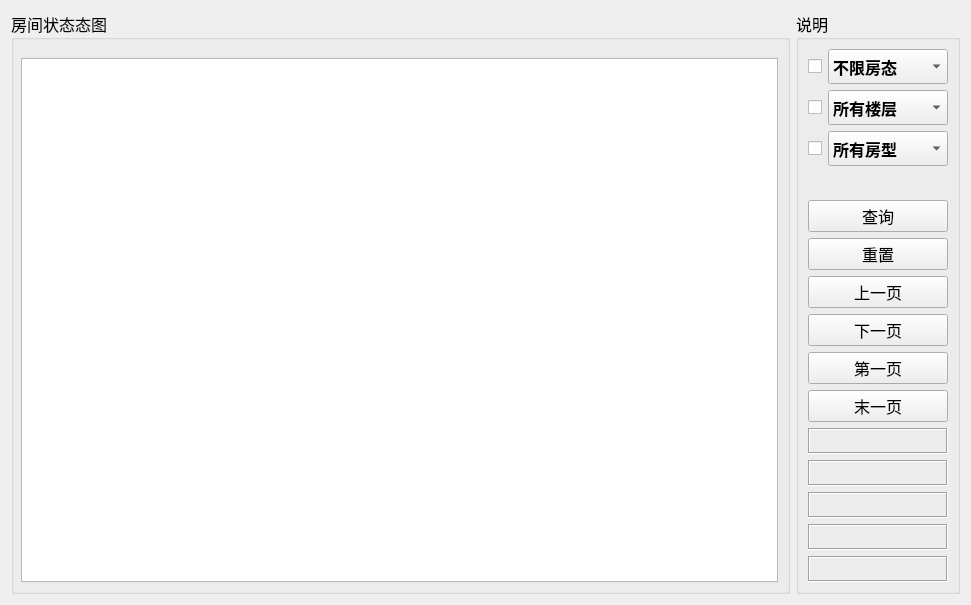
<?xml version="1.0" encoding="UTF-8"?>
<ui version="4.0">
 <class>promanage</class>
 <widget class="QWidget" name="promanage">
  <property name="geometry">
   <rect>
    <x>0</x>
    <y>0</y>
    <width>971</width>
    <height>605</height>
   </rect>
  </property>
  <property name="windowTitle">
   <string>Form</string>
  </property>
  <layout class="QHBoxLayout" name="horizontalLayout_9">
   <item>
    <layout class="QHBoxLayout" name="horizontalLayout_5">
     <item>
      <layout class="QVBoxLayout" name="verticalLayout_3">
       <item>
        <widget class="QGroupBox" name="groupBox">
         <property name="font">
          <font>
           <family>楷体</family>
           <pointsize>12</pointsize>
          </font>
         </property>
         <property name="title">
          <string>房间状态态图</string>
         </property>
         <layout class="QHBoxLayout" name="horizontalLayout_4">
          <property name="leftMargin">
           <number>7</number>
          </property>
          <property name="topMargin">
           <number>18</number>
          </property>
          <item>
           <widget class="QTableView" name="tableMain">
            <attribute name="verticalHeaderDefaultSectionSize">
             <number>30</number>
            </attribute>
            <attribute name="verticalHeaderMinimumSectionSize">
             <number>20</number>
            </attribute>
           </widget>
          </item>
         </layout>
        </widget>
       </item>
      </layout>
     </item>
     <item>
      <widget class="QGroupBox" name="groupBox_2">
       <property name="minimumSize">
        <size>
         <width>130</width>
         <height>0</height>
        </size>
       </property>
       <property name="font">
        <font>
         <family>楷体</family>
         <pointsize>12</pointsize>
        </font>
       </property>
       <property name="title">
        <string>说明</string>
       </property>
       <layout class="QVBoxLayout" name="verticalLayout">
        <item>
         <layout class="QHBoxLayout" name="horizontalLayout_6">
          <item>
           <widget class="QCheckBox" name="checkBox">
            <property name="sizePolicy">
             <sizepolicy hsizetype="Maximum" vsizetype="Fixed">
              <horstretch>0</horstretch>
              <verstretch>0</verstretch>
             </sizepolicy>
            </property>
            <property name="text">
             <string/>
            </property>
           </widget>
          </item>
          <item>
           <widget class="QComboBox" name="comboBoxRoomStatus">
            <property name="minimumSize">
             <size>
              <width>120</width>
              <height>35</height>
             </size>
            </property>
            <property name="font">
             <font>
              <weight>75</weight>
              <bold>true</bold>
             </font>
            </property>
            <property name="cursor">
             <cursorShape>OpenHandCursor</cursorShape>
            </property>
            <item>
             <property name="text">
              <string>不限房态</string>
             </property>
            </item>
           </widget>
          </item>
         </layout>
        </item>
        <item>
         <layout class="QHBoxLayout" name="horizontalLayout_7">
          <item>
           <widget class="QCheckBox" name="checkBox_2">
            <property name="sizePolicy">
             <sizepolicy hsizetype="Maximum" vsizetype="Fixed">
              <horstretch>0</horstretch>
              <verstretch>0</verstretch>
             </sizepolicy>
            </property>
            <property name="text">
             <string/>
            </property>
           </widget>
          </item>
          <item>
           <widget class="QComboBox" name="comboBoxRoomfloor">
            <property name="minimumSize">
             <size>
              <width>120</width>
              <height>35</height>
             </size>
            </property>
            <property name="font">
             <font>
              <weight>75</weight>
              <bold>true</bold>
             </font>
            </property>
            <property name="cursor">
             <cursorShape>OpenHandCursor</cursorShape>
            </property>
            <item>
             <property name="text">
              <string>所有楼层</string>
             </property>
            </item>
            <item>
             <property name="text">
              <string>1层</string>
             </property>
             <property name="icon">
              <iconset>
               <normaloff>:/image/roomnum/1.png</normaloff>:/image/roomnum/1.png</iconset>
             </property>
            </item>
            <item>
             <property name="text">
              <string>2层</string>
             </property>
             <property name="icon">
              <iconset>
               <normaloff>:/image/roomnum/2.png</normaloff>:/image/roomnum/2.png</iconset>
             </property>
            </item>
            <item>
             <property name="text">
              <string>3层</string>
             </property>
             <property name="icon">
              <iconset>
               <normaloff>:/image/roomnum/3.png</normaloff>:/image/roomnum/3.png</iconset>
             </property>
            </item>
            <item>
             <property name="text">
              <string>4层</string>
             </property>
             <property name="icon">
              <iconset>
               <normaloff>:/image/roomnum/4.png</normaloff>:/image/roomnum/4.png</iconset>
             </property>
            </item>
            <item>
             <property name="text">
              <string>5层</string>
             </property>
             <property name="icon">
              <iconset>
               <normaloff>:/image/roomnum/5.png</normaloff>:/image/roomnum/5.png</iconset>
             </property>
            </item>
            <item>
             <property name="text">
              <string>6层</string>
             </property>
             <property name="icon">
              <iconset>
               <normaloff>:/image/roomnum/6.png</normaloff>:/image/roomnum/6.png</iconset>
             </property>
            </item>
            <item>
             <property name="text">
              <string>7层</string>
             </property>
             <property name="icon">
              <iconset>
               <normaloff>:/image/roomnum/7.png</normaloff>:/image/roomnum/7.png</iconset>
             </property>
            </item>
            <item>
             <property name="text">
              <string>8层</string>
             </property>
             <property name="icon">
              <iconset>
               <normaloff>:/image/roomnum/8.png</normaloff>:/image/roomnum/8.png</iconset>
             </property>
            </item>
            <item>
             <property name="text">
              <string>9层</string>
             </property>
             <property name="icon">
              <iconset>
               <normaloff>:/image/roomnum/9.png</normaloff>:/image/roomnum/9.png</iconset>
             </property>
            </item>
            <item>
             <property name="text">
              <string>10层</string>
             </property>
             <property name="icon">
              <iconset>
               <normaloff>:/image/roomnum/layout.png</normaloff>:/image/roomnum/layout.png</iconset>
             </property>
            </item>
            <item>
             <property name="text">
              <string>11层</string>
             </property>
             <property name="icon">
              <iconset>
               <normaloff>:/image/roomnum/layout.png</normaloff>:/image/roomnum/layout.png</iconset>
             </property>
            </item>
            <item>
             <property name="text">
              <string>12层</string>
             </property>
             <property name="icon">
              <iconset>
               <normalon>:/image/roomnum/layout.png</normalon>
              </iconset>
             </property>
            </item>
            <item>
             <property name="text">
              <string>13层</string>
             </property>
             <property name="icon">
              <iconset>
               <normalon>:/image/roomnum/layout.png</normalon>
              </iconset>
             </property>
            </item>
            <item>
             <property name="text">
              <string>14层</string>
             </property>
             <property name="icon">
              <iconset>
               <normalon>:/image/roomnum/layout.png</normalon>
              </iconset>
             </property>
            </item>
            <item>
             <property name="text">
              <string>15层</string>
             </property>
             <property name="icon">
              <iconset>
               <normalon>:/image/roomnum/layout.png</normalon>
              </iconset>
             </property>
            </item>
            <item>
             <property name="text">
              <string>16层</string>
             </property>
             <property name="icon">
              <iconset>
               <normalon>:/image/roomnum/layout.png</normalon>
              </iconset>
             </property>
            </item>
            <item>
             <property name="text">
              <string>17层</string>
             </property>
             <property name="icon">
              <iconset>
               <normalon>:/image/roomnum/layout.png</normalon>
              </iconset>
             </property>
            </item>
            <item>
             <property name="text">
              <string>18层</string>
             </property>
             <property name="icon">
              <iconset>
               <normalon>:/image/roomnum/layout.png</normalon>
              </iconset>
             </property>
            </item>
            <item>
             <property name="text">
              <string>19层</string>
             </property>
             <property name="icon">
              <iconset>
               <normalon>:/image/roomnum/layout.png</normalon>
              </iconset>
             </property>
            </item>
            <item>
             <property name="text">
              <string>20层</string>
             </property>
             <property name="icon">
              <iconset>
               <normalon>:/image/roomnum/layout.png</normalon>
              </iconset>
             </property>
            </item>
            <item>
             <property name="text">
              <string>21层</string>
             </property>
             <property name="icon">
              <iconset>
               <normalon>:/image/roomnum/layout.png</normalon>
              </iconset>
             </property>
            </item>
            <item>
             <property name="text">
              <string>22层</string>
             </property>
             <property name="icon">
              <iconset>
               <normalon>:/image/roomnum/layout.png</normalon>
              </iconset>
             </property>
            </item>
            <item>
             <property name="text">
              <string>23层</string>
             </property>
             <property name="icon">
              <iconset>
               <normalon>:/image/roomnum/layout.png</normalon>
              </iconset>
             </property>
            </item>
           </widget>
          </item>
         </layout>
        </item>
        <item>
         <layout class="QHBoxLayout" name="horizontalLayout_8">
          <item>
           <widget class="QCheckBox" name="checkBox_3">
            <property name="sizePolicy">
             <sizepolicy hsizetype="Maximum" vsizetype="Fixed">
              <horstretch>0</horstretch>
              <verstretch>0</verstretch>
             </sizepolicy>
            </property>
            <property name="text">
             <string/>
            </property>
           </widget>
          </item>
          <item>
           <widget class="QComboBox" name="comboBoxRoomType">
            <property name="minimumSize">
             <size>
              <width>120</width>
              <height>35</height>
             </size>
            </property>
            <property name="font">
             <font>
              <weight>75</weight>
              <bold>true</bold>
             </font>
            </property>
            <property name="cursor">
             <cursorShape>OpenHandCursor</cursorShape>
            </property>
            <item>
             <property name="text">
              <string>所有房型</string>
             </property>
            </item>
            <item>
             <property name="text">
              <string>单人间</string>
             </property>
             <property name="icon">
              <iconset>
               <normaloff>:/image/roomtype/signal.png</normaloff>:/image/roomtype/signal.png</iconset>
             </property>
            </item>
            <item>
             <property name="text">
              <string>双人间</string>
             </property>
             <property name="icon">
              <iconset>
               <normaloff>:/image/roomtype/double.png</normaloff>:/image/roomtype/double.png</iconset>
             </property>
            </item>
            <item>
             <property name="text">
              <string>豪华套间</string>
             </property>
             <property name="icon">
              <iconset>
               <normaloff>:/image/roomtype/luxury.png</normaloff>:/image/roomtype/luxury.png</iconset>
             </property>
            </item>
            <item>
             <property name="text">
              <string>总统套房</string>
             </property>
             <property name="icon">
              <iconset>
               <normaloff>:/image/roomtype/president.png</normaloff>:/image/roomtype/president.png</iconset>
             </property>
            </item>
           </widget>
          </item>
         </layout>
        </item>
        <item>
         <widget class="QLabel" name="labelRoomNo">
          <property name="font">
           <font>
            <pointsize>12</pointsize>
            <weight>75</weight>
            <bold>true</bold>
           </font>
          </property>
          <property name="text">
           <string/>
          </property>
          <property name="alignment">
           <set>Qt::AlignCenter</set>
          </property>
         </widget>
        </item>
        <item>
         <widget class="QPushButton" name="btnSelect">
          <property name="minimumSize">
           <size>
            <width>80</width>
            <height>0</height>
           </size>
          </property>
          <property name="text">
           <string>查询</string>
          </property>
         </widget>
        </item>
        <item>
         <widget class="QPushButton" name="btnback">
          <property name="text">
           <string>重置</string>
          </property>
         </widget>
        </item>
        <item>
         <widget class="QPushButton" name="btnPreVious">
          <property name="minimumSize">
           <size>
            <width>50</width>
            <height>0</height>
           </size>
          </property>
          <property name="text">
           <string>上一页</string>
          </property>
          <property name="iconSize">
           <size>
            <width>18</width>
            <height>18</height>
           </size>
          </property>
         </widget>
        </item>
        <item>
         <widget class="QPushButton" name="btnNext">
          <property name="minimumSize">
           <size>
            <width>50</width>
            <height>0</height>
           </size>
          </property>
          <property name="text">
           <string>下一页</string>
          </property>
          <property name="iconSize">
           <size>
            <width>18</width>
            <height>18</height>
           </size>
          </property>
         </widget>
        </item>
        <item>
         <widget class="QPushButton" name="btnFirst">
          <property name="minimumSize">
           <size>
            <width>50</width>
            <height>0</height>
           </size>
          </property>
          <property name="text">
           <string>第一页</string>
          </property>
          <property name="iconSize">
           <size>
            <width>18</width>
            <height>18</height>
           </size>
          </property>
         </widget>
        </item>
        <item>
         <widget class="QPushButton" name="btnLast">
          <property name="minimumSize">
           <size>
            <width>50</width>
            <height>0</height>
           </size>
          </property>
          <property name="text">
           <string>末一页</string>
          </property>
          <property name="iconSize">
           <size>
            <width>18</width>
            <height>18</height>
           </size>
          </property>
         </widget>
        </item>
        <item>
         <widget class="QLabel" name="labPageTotal">
          <property name="minimumSize">
           <size>
            <width>0</width>
            <height>25</height>
           </size>
          </property>
          <property name="frameShape">
           <enum>QFrame::Box</enum>
          </property>
          <property name="frameShadow">
           <enum>QFrame::Sunken</enum>
          </property>
          <property name="text">
           <string/>
          </property>
          <property name="alignment">
           <set>Qt::AlignCenter</set>
          </property>
         </widget>
        </item>
        <item>
         <widget class="QLabel" name="labRecordsTotal">
          <property name="minimumSize">
           <size>
            <width>0</width>
            <height>25</height>
           </size>
          </property>
          <property name="frameShape">
           <enum>QFrame::Box</enum>
          </property>
          <property name="frameShadow">
           <enum>QFrame::Sunken</enum>
          </property>
          <property name="text">
           <string/>
          </property>
          <property name="alignment">
           <set>Qt::AlignCenter</set>
          </property>
         </widget>
        </item>
        <item>
         <widget class="QLabel" name="labPageCurrent">
          <property name="minimumSize">
           <size>
            <width>0</width>
            <height>25</height>
           </size>
          </property>
          <property name="frameShape">
           <enum>QFrame::Box</enum>
          </property>
          <property name="frameShadow">
           <enum>QFrame::Sunken</enum>
          </property>
          <property name="text">
           <string/>
          </property>
          <property name="alignment">
           <set>Qt::AlignCenter</set>
          </property>
         </widget>
        </item>
        <item>
         <widget class="QLabel" name="labRecordsPerpage">
          <property name="minimumSize">
           <size>
            <width>0</width>
            <height>25</height>
           </size>
          </property>
          <property name="frameShape">
           <enum>QFrame::Box</enum>
          </property>
          <property name="frameShadow">
           <enum>QFrame::Sunken</enum>
          </property>
          <property name="text">
           <string/>
          </property>
          <property name="alignment">
           <set>Qt::AlignCenter</set>
          </property>
         </widget>
        </item>
        <item>
         <widget class="QLabel" name="labSelectTime">
          <property name="minimumSize">
           <size>
            <width>0</width>
            <height>25</height>
           </size>
          </property>
          <property name="frameShape">
           <enum>QFrame::Box</enum>
          </property>
          <property name="frameShadow">
           <enum>QFrame::Sunken</enum>
          </property>
          <property name="text">
           <string/>
          </property>
          <property name="alignment">
           <set>Qt::AlignCenter</set>
          </property>
         </widget>
        </item>
       </layout>
      </widget>
     </item>
    </layout>
   </item>
  </layout>
 </widget>
 <resources/>
 <connections/>
</ui>
